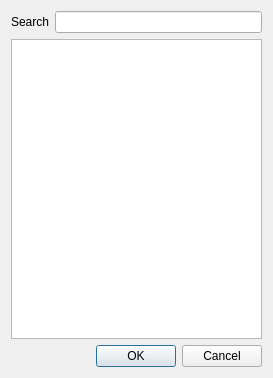
<?xml version="1.0" encoding="UTF-8"?>
<ui version="4.0">
 <class>AddObjectDialog</class>
 <widget class="QDialog" name="AddObjectDialog">
  <property name="geometry">
   <rect>
    <x>0</x>
    <y>0</y>
    <width>273</width>
    <height>378</height>
   </rect>
  </property>
  <property name="windowTitle">
   <string>Add Object</string>
  </property>
  <layout class="QGridLayout" name="gridLayout">
   <item row="0" column="0">
    <widget class="QLabel" name="label">
     <property name="text">
      <string>Search</string>
     </property>
    </widget>
   </item>
   <item row="0" column="1">
    <widget class="QLineEdit" name="txtSearch"/>
   </item>
   <item row="1" column="0" colspan="2">
    <widget class="QListWidget" name="lstObjects"/>
   </item>
   <item row="2" column="0" colspan="2">
    <widget class="QDialogButtonBox" name="buttonBox">
     <property name="orientation">
      <enum>Qt::Horizontal</enum>
     </property>
     <property name="standardButtons">
      <set>QDialogButtonBox::Cancel|QDialogButtonBox::Ok</set>
     </property>
    </widget>
   </item>
  </layout>
 </widget>
 <resources/>
 <connections>
  <connection>
   <sender>buttonBox</sender>
   <signal>accepted()</signal>
   <receiver>AddObjectDialog</receiver>
   <slot>accept()</slot>
   <hints>
    <hint type="sourcelabel">
     <x>248</x>
     <y>254</y>
    </hint>
    <hint type="destinationlabel">
     <x>157</x>
     <y>274</y>
    </hint>
   </hints>
  </connection>
  <connection>
   <sender>buttonBox</sender>
   <signal>rejected()</signal>
   <receiver>AddObjectDialog</receiver>
   <slot>reject()</slot>
   <hints>
    <hint type="sourcelabel">
     <x>316</x>
     <y>260</y>
    </hint>
    <hint type="destinationlabel">
     <x>286</x>
     <y>274</y>
    </hint>
   </hints>
  </connection>
 </connections>
</ui>
